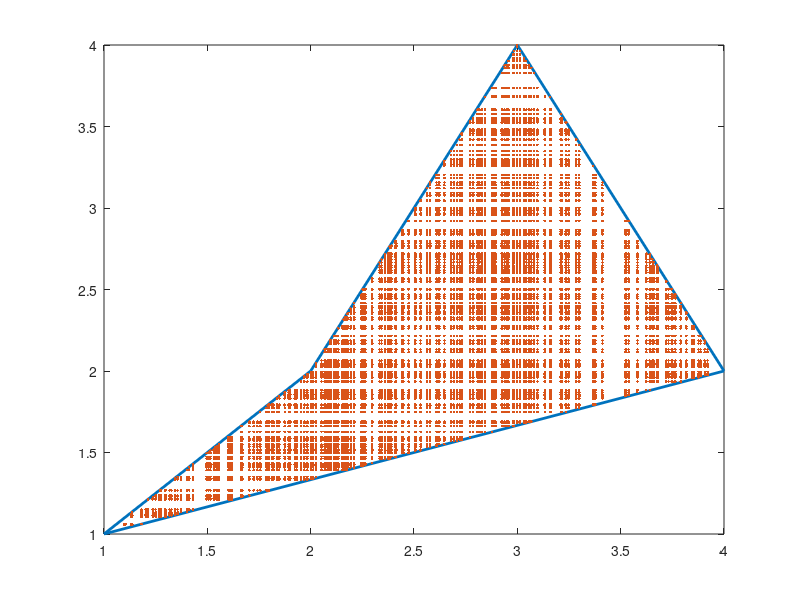

Here is the MATLAB script that generated this plot:
% the data
     x=[1,2,3,4,1];
     y=[1,2 4 2 1];
     nx=200;
     ny=200;
    
% the engine
%      xp=linspace(min(x),max(x),nx);
%      yp=linspace(min(y),max(y),ny);
     xp = min(x) + abs(max(x) - min(x))*rand(1,nx);
     yp = min(y) + abs(max(y) - min(y))*rand(1,ny);
     [xd,yd]=meshgrid(xp,yp);
     ip=inpolygon(xd,yd,x,y);
% the result
     plot(x,y,'linewidth',2);
     line(xd(ip),yd(ip),'marker','.','linestyle','none');